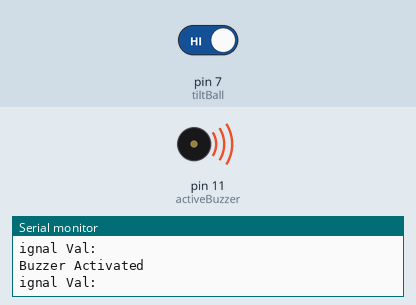
A program run on a simulated Arduino Mega 2560, built with avr-gcc and run on an emulated ATmega2560. Parts: buzzer (waves = sounding, pin HIGH), the last lines printed to the serial monitor. The inputs (shaded band) are chosen by the test bench; at power-on: pin 7 (tiltBall) HIGH.

Above: at 2.8 s.
2.9 s: pin 7 (tiltBall) driven LOW
At 4.1 s:
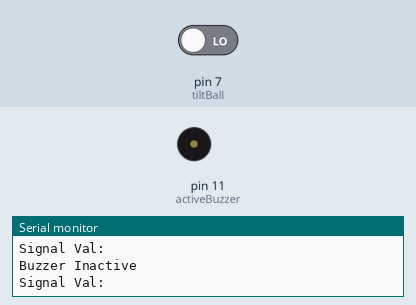
4.5 s: pin 7 (tiltBall) driven HIGH
At 5.6 s:
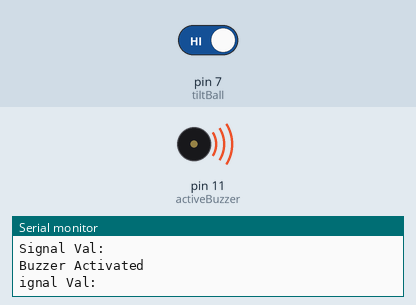
Timing chart, 0 to 7.5 s (numbered marks = the images above; inputs shaded):
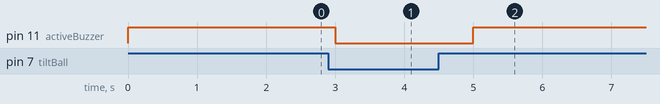

Measured:
- after the input at 2.9 s, pin 11 (activeBuzzer): HIGH → LOW after 0.10 s
- after the input at 4.5 s, pin 11 (activeBuzzer): LOW → HIGH after 0.50 s

The program:

main.cpp
```cpp
/*******************************************************************************
 * Project: Tilt-Triggered Alarm System
 *
 * Description:
 *    This program implements a tilt-activated alarm system using an Arduino.
 *    When the device is tilted, it triggers an alarm through an active buzzer.
 *    The system uses a tilt ball switch sensor for motion detection and
 *    provides serial monitoring for debugging purposes.
 *
 * Hardware Requirements:
 *    - Arduino Board
 *    - Active Buzzer (connected to pin 11)
 *    - Tilt Ball Switch Sensor (connected to pin 7)
 *
 * Created: April 20, 2025
 * Author: Troy Johnson
 *
 * Pin Configuration:
 *    - Digital Pin 11: Active Buzzer
 *    - Digital Pin 7:  Tilt Ball Switch
 *
 * Behavior:
 *    - When level: Buzzer OFF
 *    - When tilted: Buzzer ON
 *
 * Serial Communication:
 *    - Baud Rate: 9600
 *    - Outputs sensor state and buzzer status
 *
 * IDE USED: Visual Studio Code with PlatformIO Extension
 * NOTE: Files via PlatformIO (C/CPP(C/C++ files)) are not compatible with Arduino IDE (ino files).
 ******************************************************************************/
#include <Arduino.h>

// Pin Definitions
#define activeBuzzer 11    // Active buzzer connected to digital pin 11
#define tiltBall 7         // Tilt ball switch sensor connected to digital pin 7

// Global Variables
int tiltSignal;           // Variable to store the tilt sensor reading

void setup() {
  // Initialize the active buzzer pin as output
  pinMode(activeBuzzer, OUTPUT);
  digitalWrite(activeBuzzer, LOW);    // Initially set buzzer to OFF

  // Initialize the tilt sensor pin as input with internal pull-up resistor
  pinMode(tiltBall, INPUT);
  digitalWrite(tiltBall, HIGH);       // Enable internal pull-up resistor

  // Initialize serial communication for debugging
  Serial.begin(9600);                 // Start serial at 9600 baud rate
}

void loop() {
  // Read the current state of the tilt sensor
  tiltSignal = digitalRead(tiltBall);

  // If tilt sensor is at rest (ball making contact, signal LOW)
  if(tiltSignal == 0){
    digitalWrite(activeBuzzer, LOW);     // Turn off the buzzer
    Serial.println("Buzzer Inactive");
    Serial.println("Signal Val: "+tiltSignal);
    delay(1000);                       // Delay for 1 second to avoid rapid toggling
  }
  // If tilt sensor is triggered (ball broke contact, signal HIGH)
  else{
    digitalWrite(activeBuzzer, HIGH);    // Turn on the buzzer
    Serial.println("Buzzer Activated");
    Serial.println("Signal Val: "+tiltSignal);
    delay(1000);                       // Delay for 1 second to avoid rapid toggling
  }
}
```
